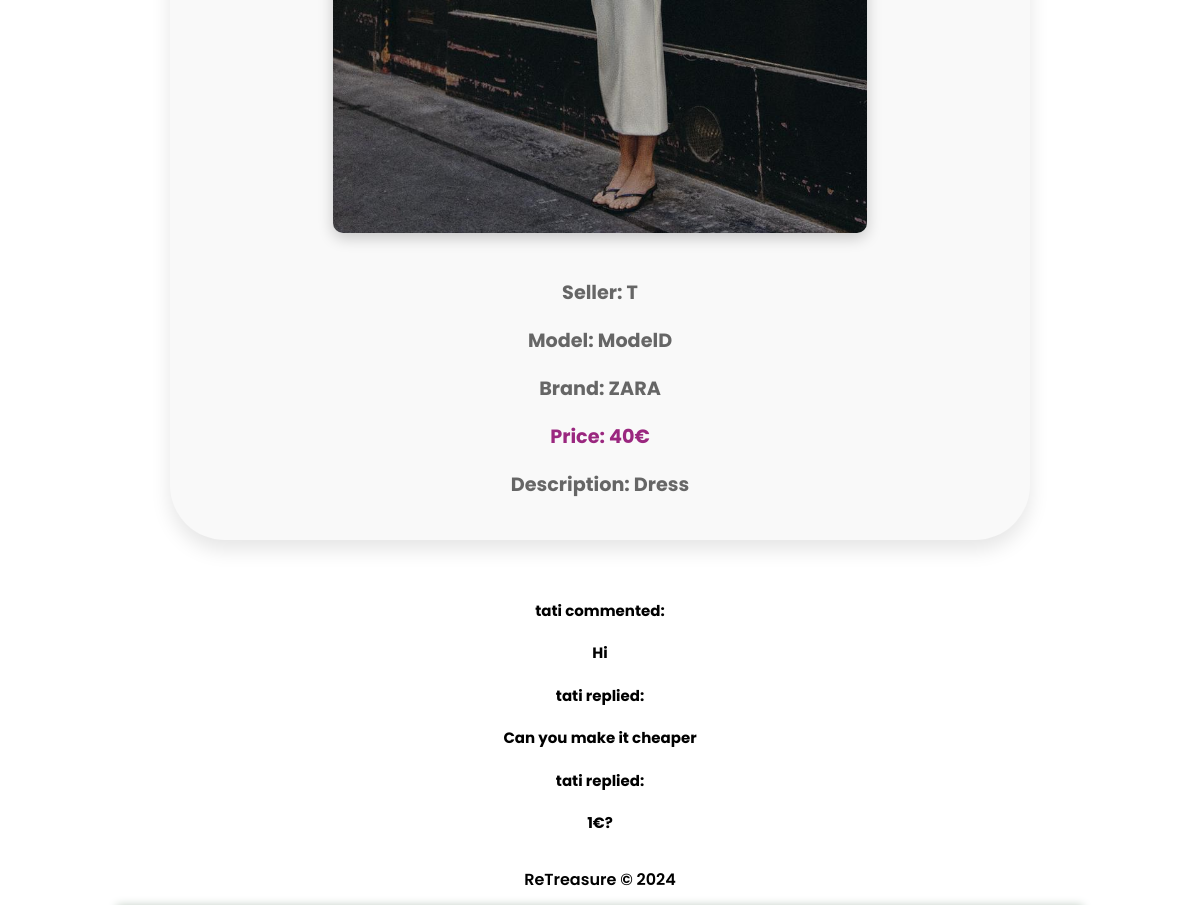
Page /pages/item.php?id=44 (lower part) on the earlier database version.
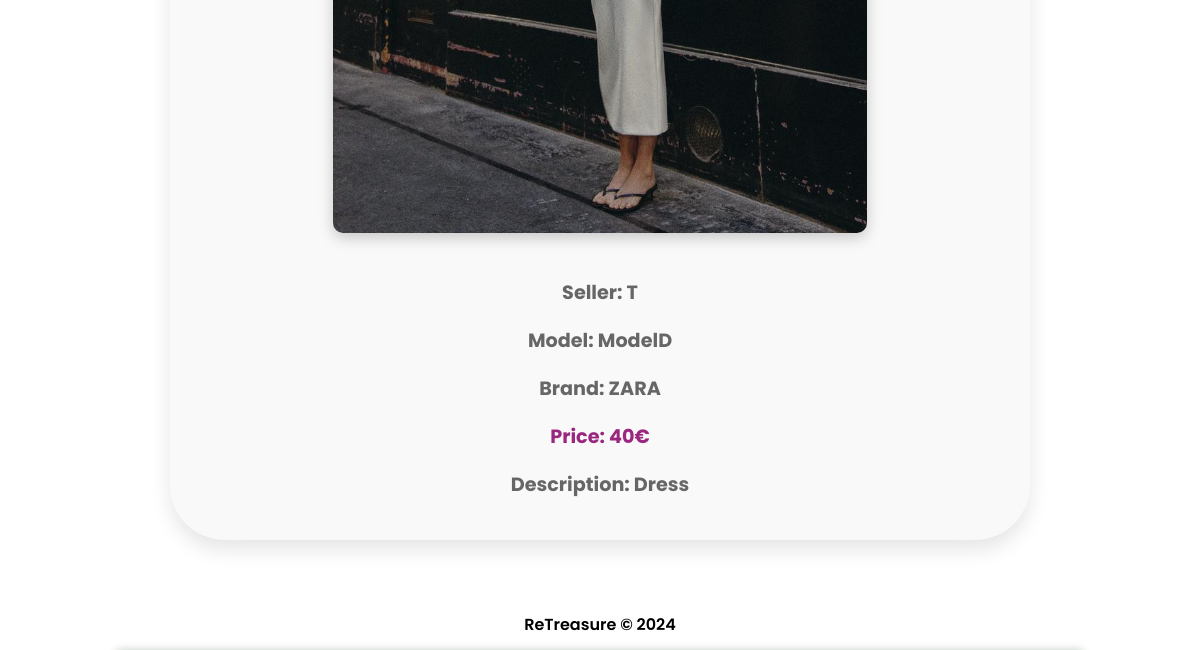
Same page on the later database version.
### tables this page shows
CREATE TABLE comment(
    id INTEGER NOT NULL,
    idItem INTEGER NOT NULL,
    user TEXT NOT NULL,
    texto TEXT NOT NULL,
    PRIMARY KEY (id),
    FOREIGN KEY (idItem) REFERENCES items(id),
    FOREIGN KEY (user) REFERENCES users(username)
);

CREATE TABLE reply(
    id INTEGER NOT NULL,
    idComment INTEGER NOT NULL,
    user TEXT NOT NULL,
    texto TEXT NOT NULL,
    PRIMARY KEY (id),
    FOREIGN KEY (idComment) REFERENCES comment(id),
    FOREIGN KEY (user) REFERENCES users(username)
);

### pages/item.php (called while the page is built, shortened)
<?php
  require_once(__DIR__ . '/../database/item.class.php');
  require_once(__DIR__ . '/../database/comment.class.php');
  require_once(__DIR__ . '/../templates/basic.tpl.php');
  require_once(__DIR__ . '/../templates/items.tpl.php');
  $dbh = get_database_connection();
  $item = get_item($dbh, (int)$_GET['id']);
  $comments = get_comments($dbh, (int)$_GET['id']);
  drawItem($dbh, $item, $comments);

### database/item.class.php (called while the page is built, shortened)
<?php
  class Item {
    public function __construct(int $id, string $ownerUser, string $category, string $descriptionItem, string $sizeItem, string $color, int $price, string $brand, string $model, string $condition, string $imagePath)
    {
      $this->ownerUser = $ownerUser;
      $this->descriptionItem = $descriptionItem;
      $this->price = $price;
      $this->brand = $brand;
      $this->model = $model;
      $this->imagePath = $imagePath;
    }
  }

### database/user.db.php (called while the page is built, shortened)
<?php
require_once('../database/comment.class.php');
require_once('../database/reply.class.php');
function get_item(PDO $dbh, int $id) : Item
{
  $stmt = $dbh->prepare('SELECT * FROM items WHERE id = ?');
  $stmt->execute(array($id));
  $row = $stmt->fetch(PDO::FETCH_ASSOC);
  $item = new Item(
    $row['id'],
    $row['ownerUser'],
    $row['category'],
    $row['descriptionItem'],
    $row['sizeItem'],
    $row['color'],
    $row['price'],
    $row['brand'],
    $row['model'],
    $row['condition'],
    $row['imagePath']
  );
  return $item;
}
function get_comments(PDO $dbh, int $id) : array
{
  $stmt = $dbh->prepare('SELECT comment.* FROM items JOIN comment ON comment.idItem = items.id WHERE items.id = ?');
  $stmt->execute(array($id));
  $comments = [];
  while ($row = $stmt->fetch(PDO::FETCH_ASSOC)) {
    $comments[] = new Comment(
      $row['id'],
      $row['idItem'],
      $row['user'],
      $row['texto'],
    );
  }
  return $comments;
}
function get_all_replies(PDO $dbh, int $idComment) : array
{
  $stmt = $dbh->prepare('SELECT * FROM reply WHERE idComment = ?');
  $stmt->execute(array($idComment));
  $replies = [];
  while ($row = $stmt->fetch(PDO::FETCH_ASSOC)) {
    $replies[] = new Reply(
      $row['idComment'],
      $row['user'],
      $row['texto'],
    );
  }
  return $replies;
}

### database/comment.class.php (called while the page is built, shortened)
<?php
    class Comment {
        public function __construct(int $id, int $idItem, string $user, string $text) {
            $this->id = $id;
            $this->user = $user;
            $this->text = $text;
        }
    }

### database/reply.class.php (called while the page is built, shortened)
<?php
    class Reply {
        public function __construct(int $idComment, string $user, string $text) {
            $this->user = $user;
            $this->text = $text;
        }
    }

### templates/items.tpl.php (the view, shortened to what this page needs)
<?php
  require_once(__DIR__ . '/../database/user.db.php');
  require_once(__DIR__ . '/../database/item.class.php');
  require_once(__DIR__ . '/../database/reply.class.php');
?>
<?php function drawItem(PDO $dbh, Item $item, array $comments) { ?>
    <section id="item">
        <img src=<?=$item->imagePath?>>
        <section id="specific">
            <p id="seller">Seller: <?=htmlspecialchars($item->ownerUser)?></p>
            <p id="model">Model: <?=htmlspecialchars($item->model)?></p>
            <p id="brand">Brand: <?=htmlspecialchars($item->brand)?></p>
            <p id="price">Price: <?=$item->price?>&#8364</p>
            <p id="descriptionItem">Description: <?=htmlspecialchars($item->descriptionItem)?></p>
        </section>
    </section>
    <section id="comments">
        <?php foreach ($comments as $comment) { ?>
            <section id="comment">
                <p id="userComment"><?=htmlspecialchars($comment->user)?> commented:</p>
                <p id="textComment"><?=htmlspecialchars($comment->text)?></p>
                <?php $replies = get_all_replies($dbh, $comment->id);
                foreach ($replies as $reply) { ?>
                    <section id="reply">
                    <p id="userReply"><?=htmlspecialchars($reply->user)?> replied:</p>
                    <p id="textReply"><?=htmlspecialchars($reply->text)?></p>
                    </section>
                <?php } ?>
            </section>
        <?php } ?>
    </section>
<?php } ?>

Differences in the rows shown:
no longer on this page (row edited): comment: user "tati", texto "Hi"
no longer on this page (row edited): reply: user "tati", texto "Can you make it cheaper"
no longer on this page (row edited): reply: user "tati", texto "1€?"
